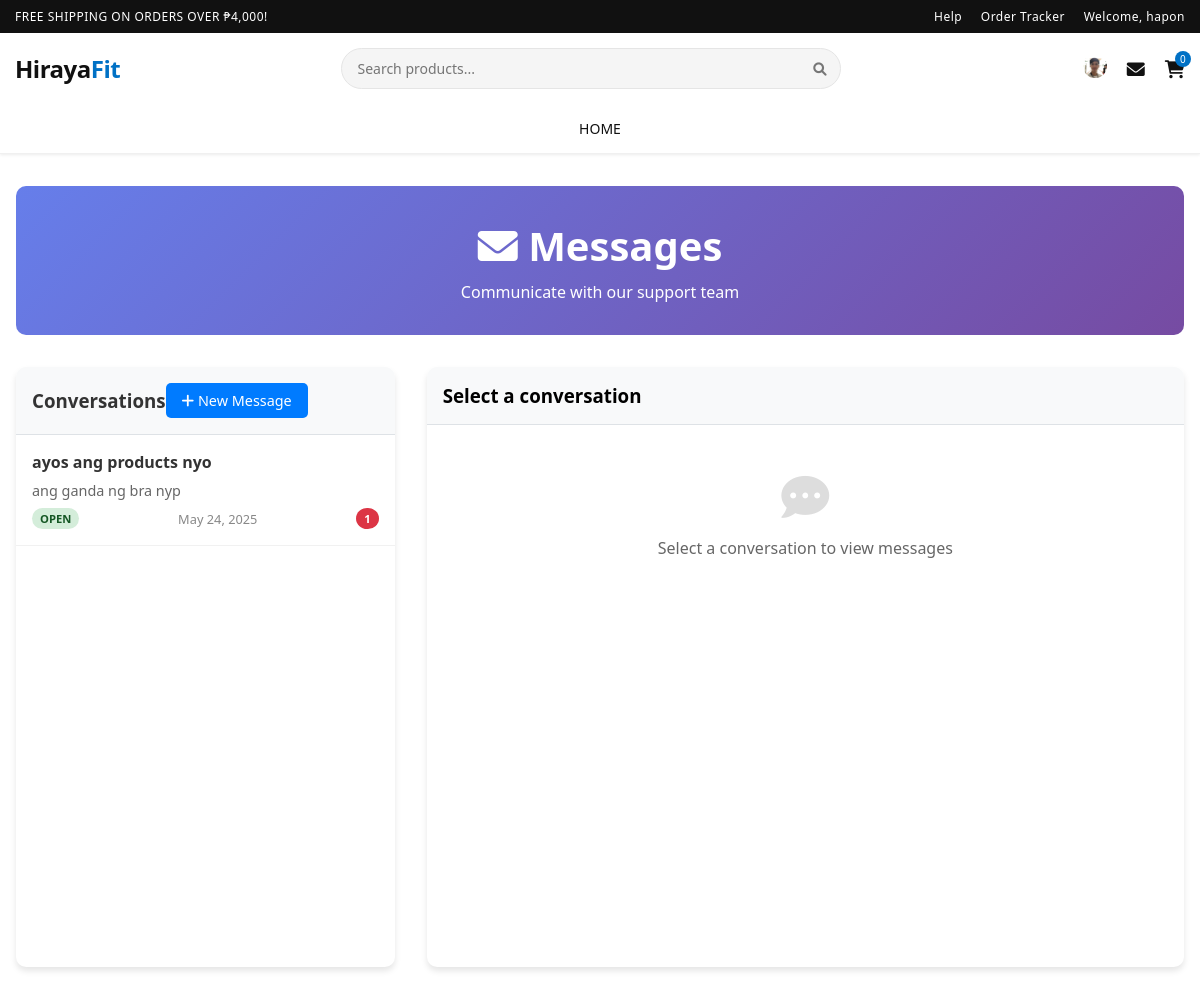
The page /messagesUser.php (signed in) on the database as committed earlier.
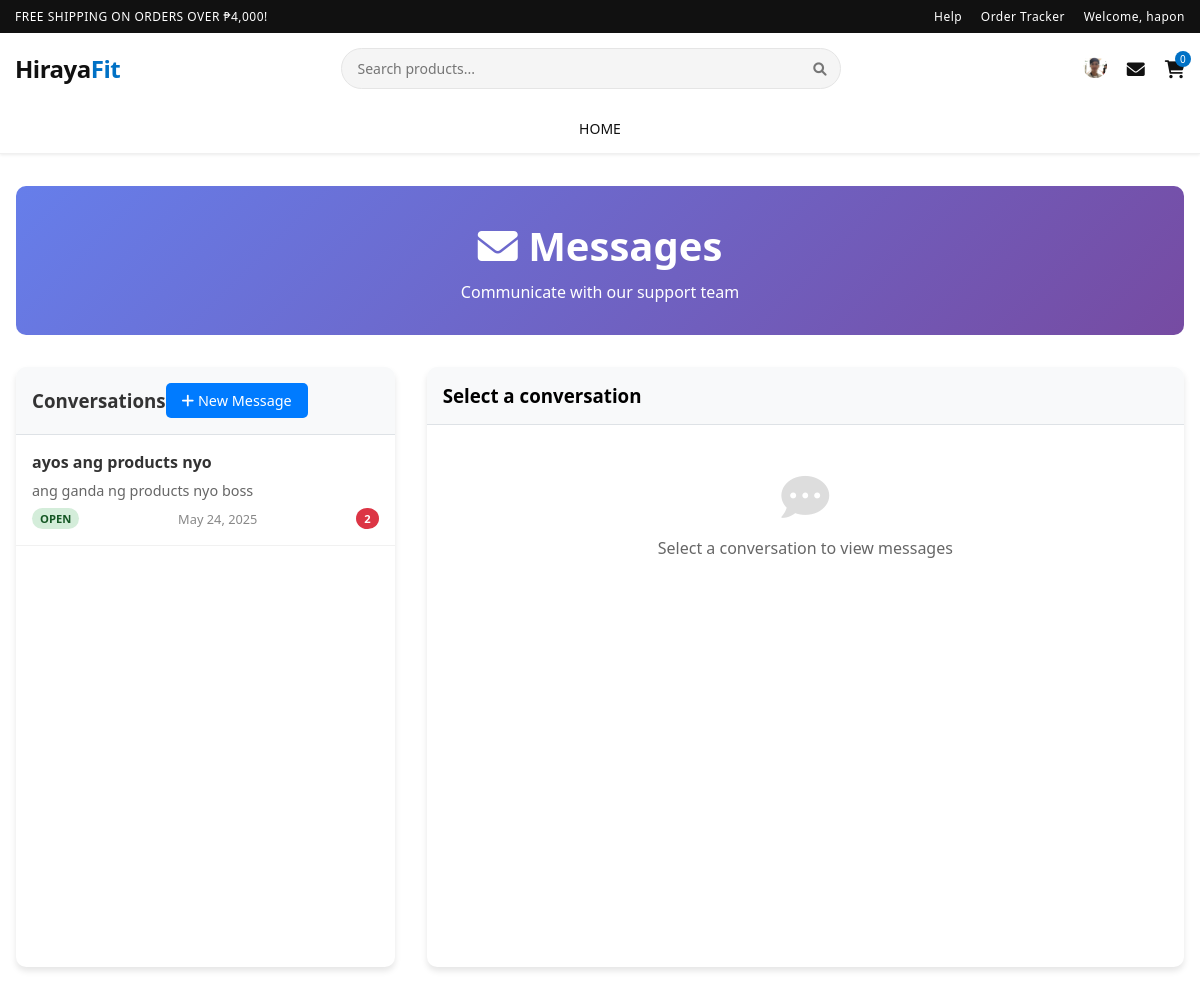
The same page on the database as committed later.
### tables this page shows
CREATE TABLE `users` (
  `id` int(11) NOT NULL,
  `fullname` varchar(100) NOT NULL,
  `email` varchar(100) NOT NULL,
  `username` varchar(50) NOT NULL,
  `password` varchar(255) NOT NULL,
  `address` text DEFAULT NULL,
  `phone` varchar(20) DEFAULT NULL,
  `profile_image` varchar(255) DEFAULT NULL,
  `is_active` tinyint(1) DEFAULT 0,
  `remember_token` varchar(64) DEFAULT NULL,
  `last_login` timestamp NULL DEFAULT NULL,
  `otp_code` varchar(6) DEFAULT NULL,
  `otp_purpose` enum('PASSWORD_RESET','EMAIL_VERIFICATION','LOGIN') DEFAULT NULL,
  `otp_created_at` timestamp NULL DEFAULT NULL,
  `otp_expires_at` timestamp NULL DEFAULT NULL,
  `otp_is_used` tinyint(1) DEFAULT 0,
  `created_at` timestamp NOT NULL DEFAULT current_timestamp(),
  `updated_at` timestamp NOT NULL DEFAULT current_timestamp() ON UPDATE current_timestamp()
);

CREATE TABLE `conversations` (
  `id` int(11) NOT NULL,
  `user_id` int(11) NOT NULL,
  `admin_id` int(11) DEFAULT NULL,
  `subject` varchar(255) NOT NULL,
  `status` enum('open','in_progress','resolved','closed') DEFAULT 'open',
  `priority` enum('low','normal','high','urgent') DEFAULT 'normal',
  `category` enum('general','support','order_inquiry','complaint','feedback') DEFAULT 'general',
  `last_message_at` timestamp NOT NULL DEFAULT current_timestamp(),
  `created_at` timestamp NOT NULL DEFAULT current_timestamp(),
  `updated_at` timestamp NOT NULL DEFAULT current_timestamp() ON UPDATE current_timestamp()
);

### MessageHandler.php (called while the page is built, shortened)
<?php
class MessageHandler {
    private $conn;
    public function __construct($connection) {
        $this->conn = $connection;
    }
    public function getUserConversations($userId, $limit = 20, $offset = 0) {
        $stmt = $this->conn->prepare("
            SELECT c.*,
                   a.fullname as admin_name,
                   a.profile_image as admin_image,
                   (SELECT COUNT(*) FROM messages m WHERE
                    ((m.sender_type = 'admin' AND m.receiver_type = 'user' AND m.receiver_id = c.user_id) OR
                     (m.sender_type = 'user' AND m.sender_id = c.user_id AND m.receiver_type = 'admin'))
                    AND m.is_read = FALSE AND m.receiver_id = ?) as unread_count,
                   (SELECT m.message FROM messages m WHERE
                    ((m.sender_type = 'admin' AND m.receiver_type = 'user' AND m.receiver_id = c.user_id) OR
                     (m.sender_type = 'user' AND m.sender_id = c.user_id AND m.receiver_type = 'admin'))
                    ORDER BY m.created_at DESC LIMIT 1) as last_message
            FROM conversations c
            LEFT JOIN admins a ON c.admin_id = a.admin_id
            WHERE c.user_id = ?
            ORDER BY c.last_message_at DESC
            LIMIT ? OFFSET ?
        ");
        $stmt->bind_param("iiii", $userId, $userId, $limit, $offset);
        $stmt->execute();
        return $stmt->get_result()->fetch_all(MYSQLI_ASSOC);
    }
}
?>

### messagesUser.php (the view, shortened to what this page needs)
<?php
include 'db_connect.php';
require_once 'MessageHandler.php';
$loggedIn = isset($_SESSION['user_id']);
$user = null;
$messageHandler = new MessageHandler($conn);
$stmt = $conn->prepare("SELECT id, fullname, username, email, address, phone, profile_image FROM users WHERE id = ?");
$stmt->bind_param("i", $_SESSION['user_id']);
$stmt->execute();
$result = $stmt->get_result();
if ($result->num_rows > 0) {
    $user = $result->fetch_assoc();
}
$conversations = $messageHandler->getUserConversations($_SESSION['user_id']);
?>
<!DOCTYPE html>
<html lang="en">
<head>
    <link href="https://cdnjs.cloudflare.com/ajax/libs/font-awesome/6.0.0-beta3/css/all.min.css" rel="stylesheet">
    <link rel="stylesheet" href="style/usershop.css">
</head>
<body>
    <div class="top-bar">
        <div class="container">
            <div>FREE SHIPPING ON ORDERS OVER ₱4,000!</div>
            <div>
                <a href="#">Help</a>
                <a href="#">Order Tracker</a>
                <?php if (!$loggedIn): ?>
                    <a href="login.php">Sign In</a>
                    <a href="register.php">Register</a>
                <?php else: ?>
                    <a href="#">Welcome, <?php echo $user['username']; ?></a>
                <?php endif; ?>
            </div>
        </div>
    </div>
    <header class="header">
        <div class="container">
            <div class="navbar">
                <a href="index.php" class="logo">Hiraya<span>Fit</span></a>
                <div class="search-bar">
                    <input type="text" id="searchInput" placeholder="Search products...">
                    <button onclick="searchProducts()"><i class="fas fa-search"></i></button>
                </div>
                <div class="nav-icons">
                    <?php if ($loggedIn): ?>
                        <div class="account-dropdown" id="accountDropdown">
                            <a href="#" id="accountBtn">
                                <?php if (!empty($user['profile_image'])): ?>
                                    <img src="uploads/profiles/<?php echo $user['profile_image']; ?>" alt="Profile"
                                        class="mini-avatar">
                                <?php else: ?>
                                    <i class="fas fa-user-circle"></i>
                                <?php endif; ?>
                            </a>
                        </div>
                    <?php else: ?>
                        <a href="login.php"><i class="fas fa-user-circle"></i></a>
                    <?php endif; ?>
                    <a href="messagesUser.php" class="active">
                        <i class="fas fa-envelope"></i>
                    </a>
                    <a href="cart.php" id="cartBtn">
                        <i class="fas fa-shopping-cart"></i>
                        <span class="cart-count" id="cartCount">
                            <?php echo isset($_SESSION['cart_count']) ? $_SESSION['cart_count'] : 0; ?>
                        </span>
                    </a>
                </div>
            </div>
        </div>
        <nav class="main-nav" id="mainNav">
            <a href="usershop.php">HOME</a>
        </nav>
    </header>
    <div class="messages-container">
        <div class="messages-header">
            <h1><i class="fas fa-envelope"></i> Messages</h1>
            <p>Communicate with our support team</p>
        </div>
        <div class="messages-content">
            <div class="conversations-panel">
                <div class="panel-header">
                    <h3>Conversations</h3>
                    <button class="new-message-btn" onclick="openNewMessageModal()">
                        <i class="fas fa-plus"></i> New Message
                    </button>
                </div>
                <div class="conversations-list">
                    <?php if (empty($conversations)): ?>
                        <div class="empty-state">
                            <i class="fas fa-comments"></i>
                            <p>No conversations yet</p>
                            <small>Start a new conversation with our support team</small>
                        </div>
                    <?php else: ?>
                        <?php foreach ($conversations as $conversation): ?>
                            <div class="conversation-item" onclick="loadConversation(<?php echo $conversation['id']; ?>)">
                                <div class="conversation-subject">
                                    <?php echo htmlspecialchars($conversation['subject']); ?>
                                </div>
                                <div class="conversation-preview">
                                    <?php echo htmlspecialchars($conversation['last_message'] ?? 'No messages yet'); ?>
                                </div>
                                <div class="conversation-meta">
                                    <span class="conversation-status status-<?php echo $conversation['status']; ?>">
                                        <?php echo ucfirst(str_replace('_', ' ', $conversation['status'])); ?>
                                    </span>
                                    <span class="conversation-date">
                                        <?php echo date('M j, Y', strtotime($conversation['last_message_at'])); ?>
                                    </span>
                                    <?php if ($conversation['unread_count'] > 0): ?>
                                        <span class="unread-badge"><?php echo $conversation['unread_count']; ?></span>
                                    <?php endif; ?>
                                </div>
                            </div>
                        <?php endforeach; ?>
                    <?php endif; ?>
                </div>
            </div>
            <div class="chat-panel">
                <div class="chat-header">
                    <h3 id="chatTitle">Select a conversation</h3>
                </div>
                <div class="chat-messages" id="chatMessages">
                    <div class="empty-state">
                        <i class="fas fa-comment-dots"></i>
                        <p>Select a conversation to view messages</p>
                    </div>
                </div>
            </div>
        </div>
    </div>
</body>
</html>

### style/usershop.css (style rules this page uses)
:root { --primary: #111111; --secondary: #0071c5; --accent: #e5e5e5; --light: #ffffff; --dark: #111111; --grey: #767676; --light-grey: #f5f5f5; --border-color: #e0e0e0; }
* { margin: 0; padding: 0; box-sizing: border-box; font-family: 'Segoe UI', Tahoma, Geneva, Verdana, sans-serif; }
body { background-color: var(--light); }
.top-bar { background-color: var(--primary); color: white; padding: 8px 0; text-align: center; font-size: 12px; letter-spacing: 0.5px; }
.top-bar .container { display: flex; justify-content: space-between; align-items: center; max-width: 1200px; margin: 0 auto; padding: 0 15px; }
.top-bar a { color: white; text-decoration: none; margin-left: 15px; }
.header { background-color: white; box-shadow: 0 1px 3px rgba(0, 0, 0, 0.08); position: sticky; top: 0; z-index: 100; }
.container { max-width: 1200px; margin: 0 auto; padding: 0 15px; }
.navbar { display: flex; justify-content: space-between; align-items: center; padding: 15px 0; }
.logo { font-size: 24px; font-weight: 700; color: var(--primary); text-decoration: none; letter-spacing: -0.5px; }
.logo span { color: var(--secondary); }
.search-bar { flex-grow: 1; max-width: 500px; margin: 0 30px; position: relative; }
.search-bar input { width: 100%; padding: 10px 40px 10px 15px; border: 1px solid #e5e5e5; border-radius: 25px; background-color: #f5f5f5; font-size: 14px; }
.search-bar button { position: absolute; right: 15px; top: 50%; transform: translateY(-50%); background: none; border: none; cursor: pointer; color: var(--grey); }
.nav-icons { display: flex; align-items: center; }
.nav-icons a { margin-left: 20px; font-size: 18px; color: var(--dark); text-decoration: none; position: relative; }
.cart-count { position: absolute; top: -6px; right: -6px; background-color: var(--secondary); color: white; border-radius: 50%; width: 16px; height: 16px; font-size: 10px; display: flex; justify-content: center; align-items: center; }
.account-dropdown { position: relative; display: inline-block; }
.mini-avatar { width: 24px; height: 24px; border-radius: 50%; object-fit: cover; }
.main-nav { display: flex; justify-content: center; background-color: var(--light); border-bottom: 1px solid #f0f0f0; position: relative; }
.main-nav a { padding: 15px 20px; text-decoration: none; color: var(--dark); font-weight: 500; font-size: 14px; transition: all 0.2s ease; position: relative; }
.main-nav a:after { content: ''; position: absolute; width: 0; height: 2px; background: var(--secondary); left: 50%; bottom: 10px; transition: all 0.2s ease; transform: translateX(-50%); }
:root { --primary: #111111; --secondary: #0071c5; --accent: #e5e5e5; --light: #ffffff; --dark: #111111; --grey: #767676; --sale-color: #0071c5; --price-color: #e63946; }

Rows that differ between the two databases and show on the page:
changed conversations "ayos ang products nyo": last_message "ang ganda ng bra nyp" → "ang ganda ng products nyo boss"; unread_count "1" → "2"
